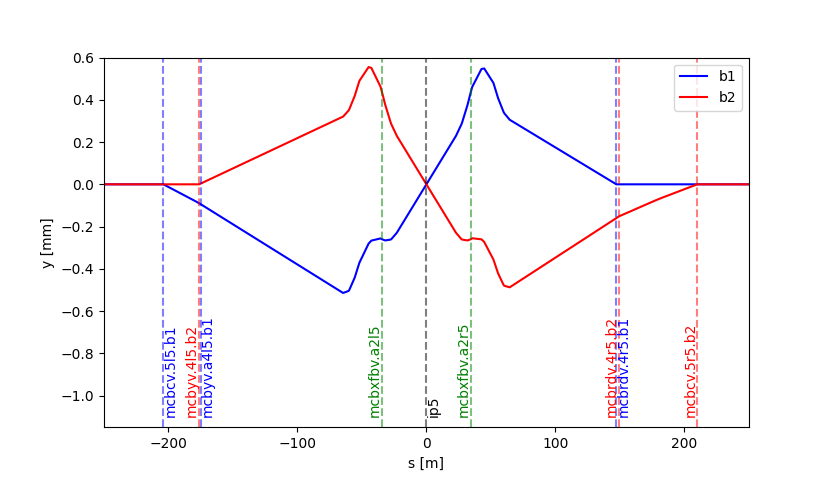

Reproduce this figure in Python.
import xtrack as xt

# Load a line and build a tracker
collider = xt.Multiline.from_json(
    'match_collider_line.json')
collider.build_trackers()

tw0 = collider.twiss(method='4d')

opt = collider.match(
    lines=['lhcb1', 'lhcb2'],
    start=['e.ds.l5.b1', 'e.ds.l5.b2'],
    end=['s.ds.r5.b1', 's.ds.r5.b2'],
    init=tw0,
    vary=xt.VaryList([
        'acbxv1.r5', 'acbxv1.l5', # <-- common elements
        'acbyvs4.l5b1', 'acbrdv4.r5b1', 'acbcv5.l5b1', # <-- b1
        'acbyvs4.l5b2', 'acbrdv4.r5b2', 'acbcv5.r5b2', # <-- b2
        ],
        step=1e-10, limits=[-1e-3, 1e-3]),
    targets = [
        xt.TargetSet(y=0, py=10e-6, at='ip5', line='lhcb1'),
        xt.TargetSet(y=0, py=-10e-6, at='ip5', line='lhcb2'),
        xt.TargetSet(y=0, py=0, at=xt.END, line='lhcb1'),
        xt.TargetSet(y=0, py=0, at=xt.END, line='lhcb2')
    ])
opt.target_status()

# prints:
#
# Target status:
# id state tag tol_met      residue  current_val target_val description
#  0 ON           True -3.93023e-19 -3.93023e-19          0 line=lhcb1, ('y', 'ip5'), val=0, tol=1e- ...
#  1 ON           True -7.06934e-18        1e-05      1e-05 line=lhcb1, ('py', 'ip5'), val=1e-05, to ...
#  2 ON           True -1.76183e-19 -1.76183e-19          0 line=lhcb2, ('y', 'ip5'), val=0, tol=1e- ...
#  3 ON           True -1.07353e-17       -1e-05     -1e-05 line=lhcb2, ('py', 'ip5'), val=-1e-05, t ...
#  4 ON           True  4.39323e-18  4.39323e-18          0 line=lhcb1, ('y', 's.ds.r5.b1'), val=0,  ...
#  5 ON           True  2.00777e-19  2.00777e-19          0 line=lhcb1, ('py', 's.ds.r5.b1'), val=0, ...
#  6 ON           True  5.23202e-19  5.23202e-19          0 line=lhcb2, ('y', 's.ds.r5.b2'), val=0,  ...
#  7 ON           True -4.05091e-20 -4.05091e-20          0 line=lhcb2, ('py', 's.ds.r5.b2'), val=0, ...

#!end-doc-part

import matplotlib.pyplot as plt

tw = collider.twiss()
plt.close('all')
fig = plt.figure(1, figsize=(6.4*1.3, 4.8))
plt.plot(tw.lhcb1.s - tw.lhcb1['s', 'ip5'], tw.lhcb1.y*1000, label='b1', color='blue')
plt.plot(tw.lhcb2.s - tw.lhcb2['s', 'ip5'], tw.lhcb2.y*1000, label='b2', color='red')
plt.xlabel('s [m]')
plt.ylabel('y [mm]')
plt.legend()

for nn in ['mcbxfbv.a2r5', 'mcbxfbv.a2l5', 'ip5',
           'mcbyv.a4l5.b1', 'mcbrdv.4r5.b1', 'mcbcv.5l5.b1',
           'mcbyv.4l5.b2', 'mcbrdv.4r5.b2', 'mcbcv.5r5.b2']:
    if nn.endswith('b2'):
        lname = 'lhcb2'
        ha = 'right'
        color = 'red'
    elif nn.endswith('b1'):
        lname = 'lhcb1'
        ha = 'left'
        color = 'blue'
    elif nn.startswith('mcbx'):
        lname = 'lhcb1'
        ha = 'right'
        color = 'green'
    else:
        lname = 'lhcb1'
        ha = 'left'
        color = 'black'
    plt.axvline(x=tw[lname]['s', nn] - tw[lname]['s', 'ip5'], color=color, linestyle='--', alpha=0.5)
    plt.text(tw[lname]['s', nn] - tw[lname]['s', 'ip5'], -1.1, nn, rotation=90,
            horizontalalignment=ha, verticalalignment='bottom', color=color)

plt.ylim(-1.15, 0.6)
plt.xlim(-250, 250)

import numpy as np
assert np.isclose(tw.lhcb1['y', 'ip5'], 0, rtol=0, atol=1e-9)
assert np.isclose(tw.lhcb1['py', 'ip5'], 10e-6, rtol=0, atol=1e-9)
assert np.isclose(tw.lhcb1['y', 's.ds.r5.b1'], 0, rtol=0, atol=1e-9)
assert np.isclose(tw.lhcb1['py', 's.ds.r5.b1'], 0, rtol=0, atol=1e-9)
assert np.isclose(tw.lhcb2['y', 'ip5'], 0, rtol=0, atol=1e-9)
assert np.isclose(tw.lhcb2['py', 'ip5'], -10e-6, rtol=0, atol=1e-10)
assert np.isclose(tw.lhcb2['y', 's.ds.r5.b2'], 0, rtol=0, atol=1e-9)
assert np.isclose(tw.lhcb2['py', 's.ds.r5.b2'], 0, rtol=0, atol=1e-9)


plt.show()


opt = collider.match(
    lines=['lhcb1', 'lhcb2'],
    start=['e.ds.l5.b1', 'e.ds.l5.b2'],
    end=['s.ds.r5.b1', 's.ds.r5.b2'],
    init=tw0,
    vary=xt.VaryList([
        'acbxv1.r5', 'acbxv1.l5', # <-- common elements
        'acbyvs4.l5b1', 'acbrdv4.r5b1', 'acbcv5.l5b1', # <-- b1
        'acbyvs4.l5b2', 'acbrdv4.r5b2', 'acbcv5.r5b2', # <-- b2
        ],
        step=1e-10, limits=[-1e-3, 1e-3]),
    targets = [
        xt.Target(y=0, at='ip5', line='lhcb1'),
        xt.Target('py', xt.GreaterThan(9e-6), at='ip5', line='lhcb1'), # <-- inequality
        xt.Target('py', xt.LessThan(  11e-6), at='ip5', line='lhcb1'), # <-- inequality
        xt.Target(y=0, at='ip5', line='lhcb2'),
        xt.Target(
            lambda tw: tw.lhcb1['py', 'ip5'] + tw.lhcb2['py', 'ip5'], value=0), # <-- callable
        xt.TargetSet(y=0, py=0, at=xt.END, line='lhcb1'),
        xt.TargetSet(y=0, py=0, at=xt.END, line='lhcb2')
    ])
opt.target_status()

# prints:
#
# Target status:
# id state tag tol_met      residue  current_val         target_val description
#  0 ON           True -5.42101e-20 -5.42101e-20                  0 line=lhcb1, ('y', 'ip5'), val=0, tol=1e- ...
#  1 ON           True -1.99849e-17        9e-06 GreaterThan(9e-06) line=lhcb1, ('py', 'ip5'), val=GreaterTh ...
#  2 ON           True            0        9e-06  LessThan(1.1e-05) line=lhcb1, ('py', 'ip5'), val=LessThan( ...
#  3 ON           True -4.67562e-19 -4.67562e-19                  0 line=lhcb2, ('y', 'ip5'), val=0, tol=1e- ...
#  4 ON           True  1.03338e-19  1.03338e-19                  0 callable, val=0, tol=1e-10, weight=1
#  5 ON           True  3.64674e-18  3.64674e-18                  0 line=lhcb1, ('y', 's.ds.r5.b1'), val=0,  ...
#  6 ON           True  1.68179e-19  1.68179e-19                  0 line=lhcb1, ('py', 's.ds.r5.b1'), val=0, ...
#  7 ON           True  2.05694e-18  2.05694e-18                  0 line=lhcb2, ('y', 's.ds.r5.b2'), val=0,  ...
#  8 ON           True -1.21224e-19 -1.21224e-19                  0 line=lhcb2, ('py', 's.ds.r5.b2'), val=0, ...

#!end-doc-part

import matplotlib.pyplot as plt

tw = collider.twiss()
plt.close('all')
fig = plt.figure(1, figsize=(6.4*1.3, 4.8))
plt.plot(tw.lhcb1.s - tw.lhcb1['s', 'ip5'], tw.lhcb1.y*1000, label='b1', color='blue')
plt.plot(tw.lhcb2.s - tw.lhcb2['s', 'ip5'], tw.lhcb2.y*1000, label='b2', color='red')
plt.xlabel('s [m]')
plt.ylabel('y [mm]')
plt.legend()

for nn in ['mcbxfbv.a2r5', 'mcbxfbv.a2l5', 'ip5',
           'mcbyv.a4l5.b1', 'mcbrdv.4r5.b1', 'mcbcv.5l5.b1',
           'mcbyv.4l5.b2', 'mcbrdv.4r5.b2', 'mcbcv.5r5.b2']:
    if nn.endswith('b2'):
        lname = 'lhcb2'
        ha = 'right'
        color = 'red'
    elif nn.endswith('b1'):
        lname = 'lhcb1'
        ha = 'left'
        color = 'blue'
    elif nn.startswith('mcbx'):
        lname = 'lhcb1'
        ha = 'right'
        color = 'green'
    else:
        lname = 'lhcb1'
        ha = 'left'
        color = 'black'
    plt.axvline(x=tw[lname]['s', nn] - tw[lname]['s', 'ip5'], color=color, linestyle='--', alpha=0.5)
    plt.text(tw[lname]['s', nn] - tw[lname]['s', 'ip5'], -1.1, nn, rotation=90,
            horizontalalignment=ha, verticalalignment='bottom', color=color)

plt.ylim(-1.15, 0.6)
plt.xlim(-250, 250)

import numpy as np
assert np.isclose(tw.lhcb1['y', 'ip5'], 0, rtol=0, atol=1e-9)
assert np.isclose(tw.lhcb1['py', 'ip5'], 10e-6, rtol=0, atol=1.1e-6)
assert np.isclose(tw.lhcb1['y', 's.ds.r5.b1'], 0, rtol=0, atol=1e-9)
assert np.isclose(tw.lhcb1['py', 's.ds.r5.b1'], 0, rtol=0, atol=1e-9)
assert np.isclose(tw.lhcb2['y', 'ip5'], 0, rtol=0, atol=1e-9)
assert np.isclose(tw.lhcb2['py', 'ip5'] + tw.lhcb1['py', 'ip5'], 0, rtol=0, atol=1e-10)
assert np.isclose(tw.lhcb2['y', 's.ds.r5.b2'], 0, rtol=0, atol=1e-9)
assert np.isclose(tw.lhcb2['py', 's.ds.r5.b2'], 0, rtol=0, atol=1e-9)



plt.show()
